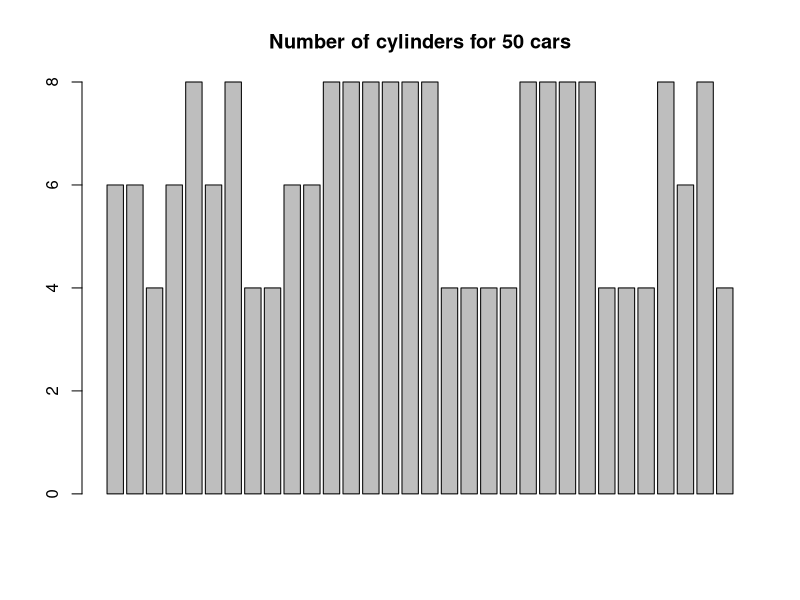
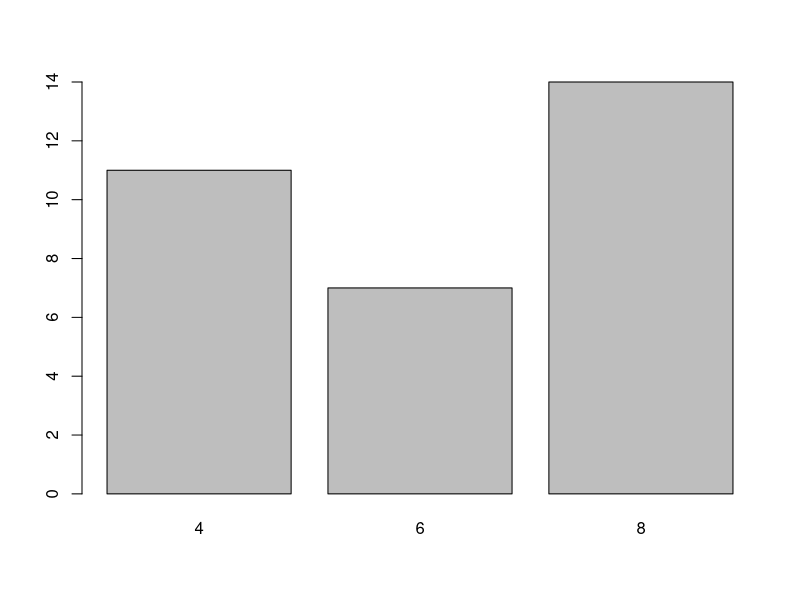
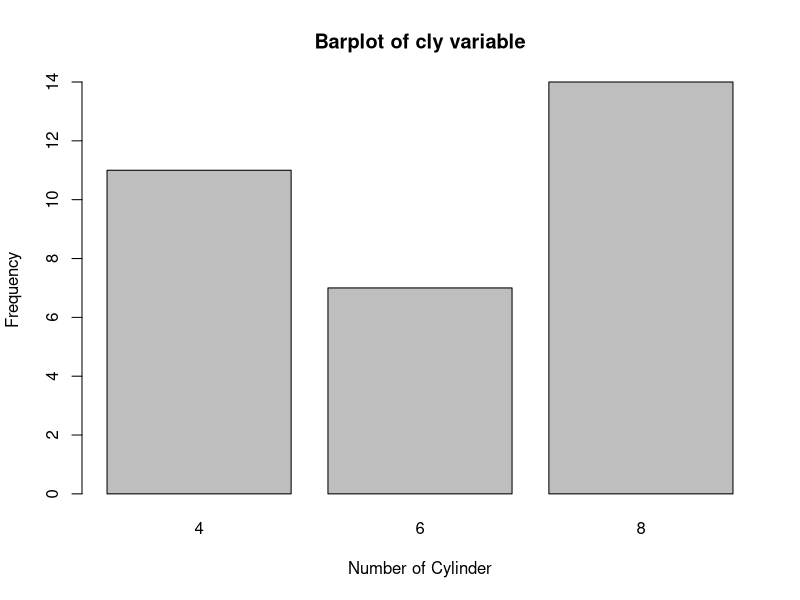
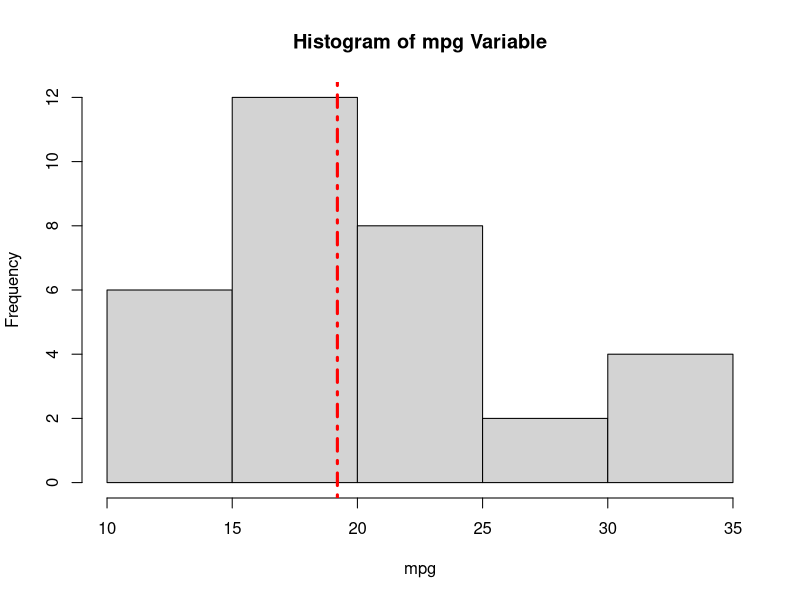
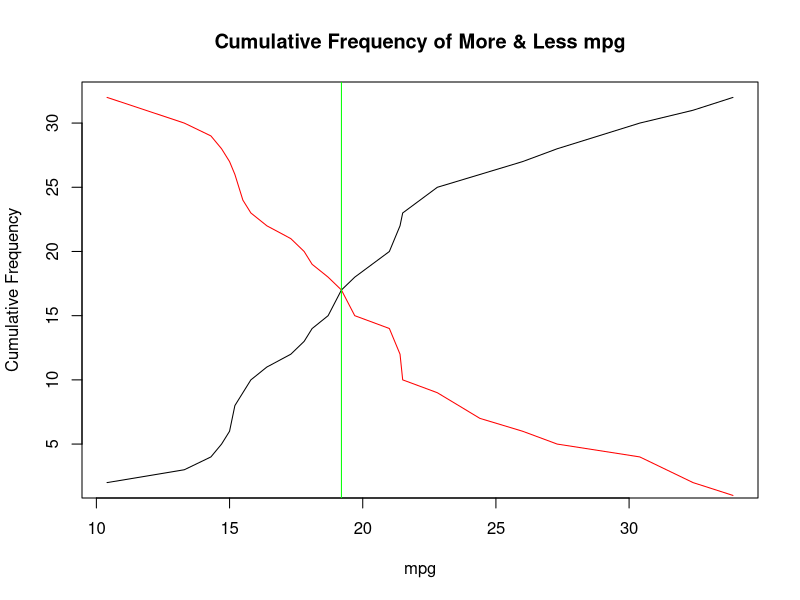
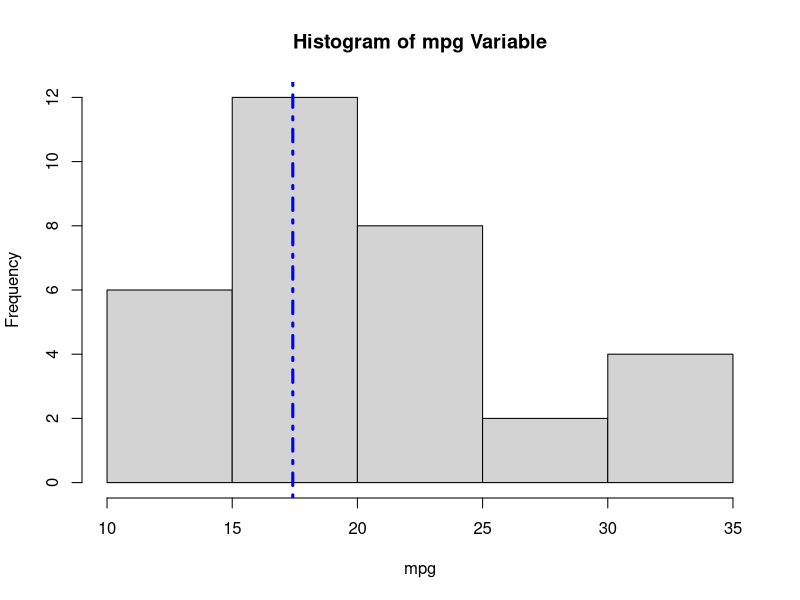
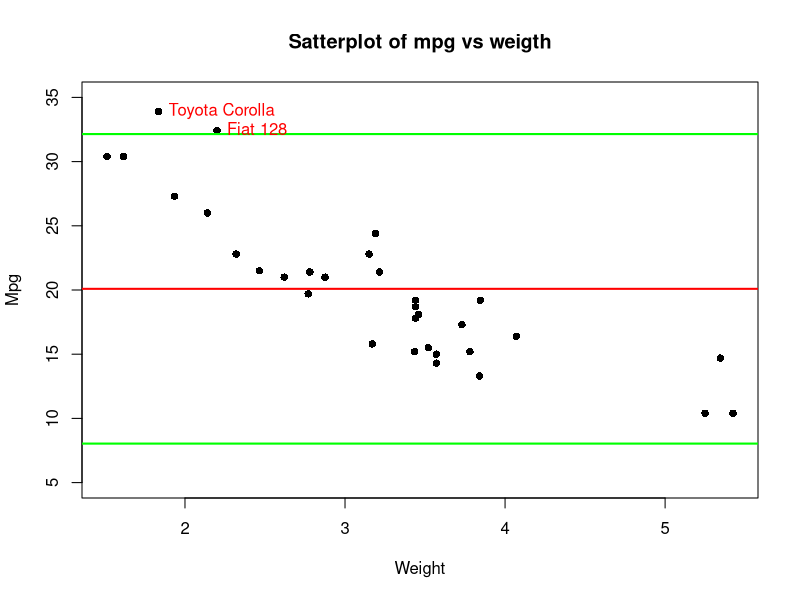
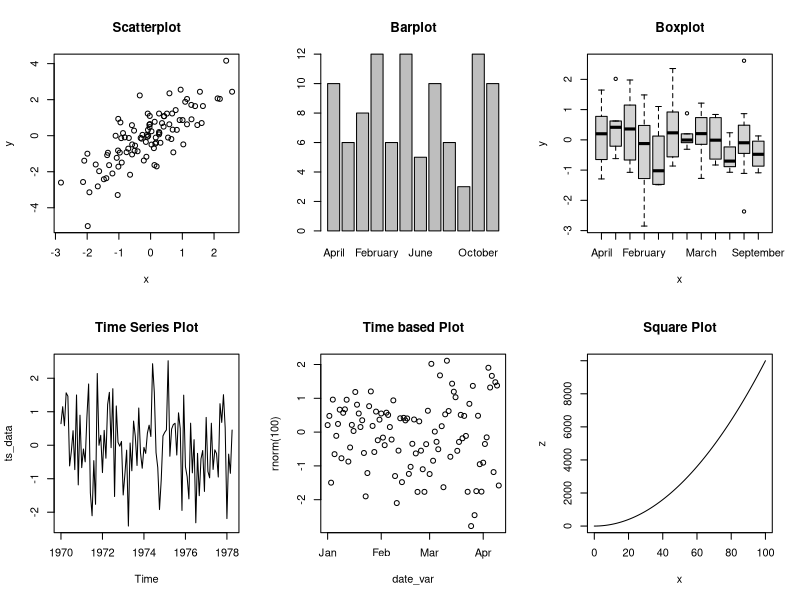

Recreate these plots in R, in order.
data("mtcars")
str(mtcars)

#converting to the data frame 
df <- as.data.frame(mtcars)
View(df)

#1. Create a barplot of cyl variable of mtcars data with and without using factor argument

#bar plot for the clylender
barplot(df$cyl, main = "Number of cylinders for 50 cars")

#Define cyl as factor variable
cyl <- as.factor((df$cyl))

#barplot(df_Cars$cly)   #we do not get bar plot simply like this convert it into table
barplot(table(df$cyl))

#by assign it as object also we can get bar plot 
barplot_cyl <- table(df$cyl)
#get the bar plot again
barplot(barplot_cyl, main = "Barplot of cly variable", xlab = "Number of Cylinder", ylab = "Frequency")

#2. Locate median of mpg variable of mtcars data graphically and compare the median value with in-built function of R
hist(df$mpg , main = "Histogram of mpg Variable", xlab = "mpg", ylab = "Frequency")
abline(v = median(df$mpg), lwd = 3, lty = 4, col = "red")  #redline drawn from the median point 

#this can be done graphically as well 
mpg_sorted <- sort(df$mpg)

# Calculate the cumulative sum of frequencies for the "mpg" data
freq_more_than <- cumsum(table(mpg_sorted))
freq_less_than <- rev(cumsum(rev(table(mpg_sorted))))

# Plot the cumulative frequency curves
plot(names(freq_more_than), freq_more_than, type = "l", xlab = "mpg", ylab = "Cumulative Frequency", main = "Cumulative Frequency of More & Less mpg")
lines(names(freq_less_than), freq_less_than, type = "l", col = "red")

#Locate the point of intersection and draw the perpendicular line to the x-axis
intersection_index <- which.min(abs(freq_more_than - freq_less_than))
median_mpg <- names(freq_more_than)[intersection_index]
abline(v=median_mpg, col="green")


# Compare the obtained median value with the result of the "median" function in R
median_value <- median(df$mpg)
cat("Graphical median:", median_mpg, "\n")
cat("R median function:", median_value)


#3. Locate mode of mpg variable of mtcars data graphically and compare the mode 
#value with the in-built/custom function of R
mode(df$mpg)    #doesnot gives any result so need to calculate manually
#but we can get the mode by 3*median - 2*mean
mode_Value <- (3* median(df$mpg) - 2 * mean(df$mpg))   #17.42
hist(df$mpg , main = "Histogram of mpg Variable", xlab = "mpg", ylab = "Frequency")
abline(v = mode_Value, lwd = 3, lty = 4, col = "blue")


#4. Create a scatterplot of mgp (dependent) and wt (independent) variable of mtcars 
#data, add ablines at mean plus-minus 2 standard deviation and show the name of 
#the cars with mpg > 2 standard deviation from mean inside the scatterplot obtained above

plot(df$wt, df$mpg, pch =16, main = "Satterplot of mpg vs weigth", xlab = "Weight", ylab = "Mpg", ylim = c(5,35))
abline(h = mean(mtcars$mpg), col = "red", lwd = 2)

# calculate the upper and lower bounds for the ablines
mpg_upper <- (mean(df$mpg) + 2 * sd(df$mpg))
mpg_lower <- (mean(df$mpg) - 2 * sd(df$mpg))

#adding abline at mean +- 2 standard deviation 
abline(h = mpg_upper, col = "green", lwd = 2)
abline(h = mpg_lower, col = "green", lwd = 2)

#also can be done like this
#abline(h = (mean(df$mpg) + 2 * sd(df$mpg)), col = "green", lwd = 2)
#abline(h = (mean(df$mpg) - 2 * sd(df$mpg)), col = "green", lwd = 2)

# label the points with mpg > 2 standard deviation from mean inside the scatterplot
text(df$wt[df$mpg > mpg_upper], df$mpg[df$mpg > mpg_upper], labels = rownames(df)[df$mpg > mpg_upper], pos = 4, col = "red")
#text(df$wt[df$mpg > (mean(df$mpg) + 2 * sd(df$mpg))], df$mpg[df$mpg > (mean(df$mpg) + 2 * sd(df$mpg))], labels = rownames(mtcars)[df$mpg > (mean(df$mpg) + 2 * sd(df$mpg))], pos = 4, col = "red")

#diaplay the name only
NameofCars <- rownames(df)[df$mpg > mpg_upper]
NameofCars

#display the name of the cars with  milage lower than 15
Low_milage_Cars <- rownames(df)[df$mpg < 15]
Low_milage_Cars

#5. Create a x variable with 100 random numbers and y variable with x + 100 
# random numbers; create a factor variable with 100 monthly random observations, 
# create a time series data with 100 random values starting from January 1970; 
# create a date variable with 100 random values starting from 1970/01/01 
# increasing each day; create a new variable z with square of x variable
set.seed(26)
# Create x variable with 100 random numbers
x <- rnorm(100)

# Create y variable with x + 100 random numbers
y <- x + rnorm(100)

# Create factor variable with 100 monthly random observations
month <- sample(month.name, 100, replace = TRUE)
factor_var <- factor(month)

# Create time series data with 100 random values starting from January 1970
ts_data <- ts(rnorm(100), start = c(1970,1), frequency = 12)

# Create date variable with 100 random values starting from 1970/01/01 increasing each day
date_var <- seq(as.Date("1970/01/01"), by = "day", length = 100)

# Create new variable z with square of x variable
z <- function(x)x^2

#6. Create a 2 x 3 plot window with scatterplot, barplot, boxplot, time series 
#plot, date plot and square function plot

par(mfrow = c(2,3))
plot(x,y, main = "Scatterplot")
plot(factor_var, main = "Barplot")
plot(factor_var, rnorm(100), main = "Boxplot")
plot(ts_data, main = "Time Series Plot")
plot(date_var, rnorm(100), main = "Time based Plot")
plot(z, 0,100, main = "Square Plot")

# converting to 1 x 1 plot 
par(mfrow = c(1,1))

#7. Perform log transformation on x and z variables i.e. log of x, log of z and 
#log of x and z in the plot command and interpret the results carefully 

# Log transformation of x and z variables
set.seed(26)
x <- sample(1:300, 100, replace = TRUE)
z <- x^2

log_x <- log(x)
log_z <- log(z)
log_xz <- log_x + log_z

# Plot the log transformed variables
par(mfrow = c(2, 3))
plot(x, main = "x")
plot(log_x, main = "Log of x")
plot(z, main = "z")
plot(log_z, main = "Log of z")
plot(log_xz, main = "Log of x and z")

# converting to 1 x 1 plot 
par(mfrow = c(1,1))

# 8. Create a 1x1 plot window with correlation matrix plot of first 
#three numerical variable of mtcars data (cyl is not numeric, its factor!)
plot(df[, c(1,3,4)], main = "Correlation matrix plot of First three Numerical Variable")

# 9. Interpret the result of the correlation matrix plot obtained above with 
#respect to the correlation coefficient to be used for each pair
cor(df[, c(1,3,4)])
#mpg and disp negative correlation 
#mpg to hp negative correlation 
#disp to hp positive correlation


# 10. Write advantage and limitations of plots created using R base packages based on these nine steps


